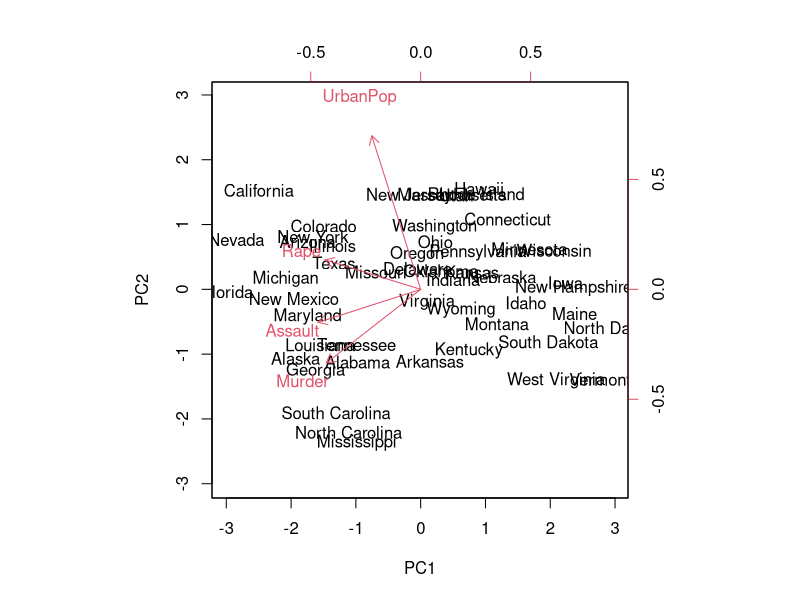
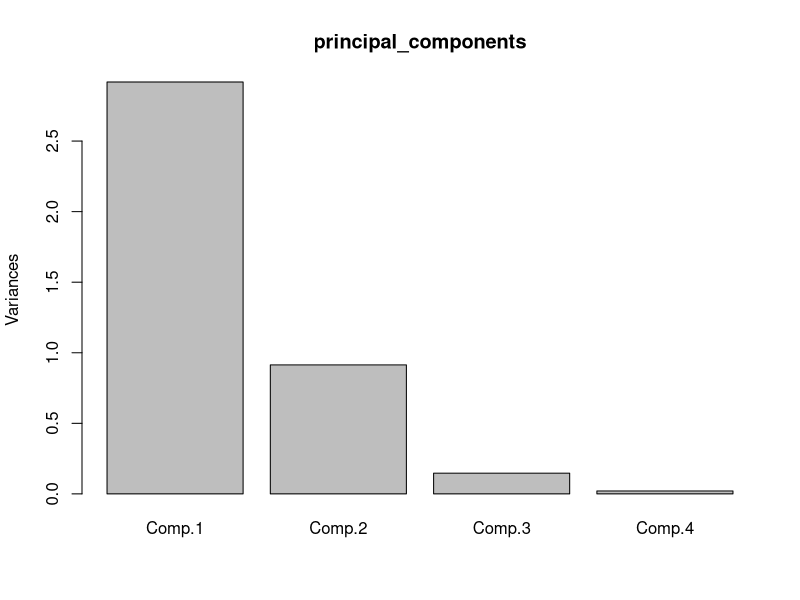
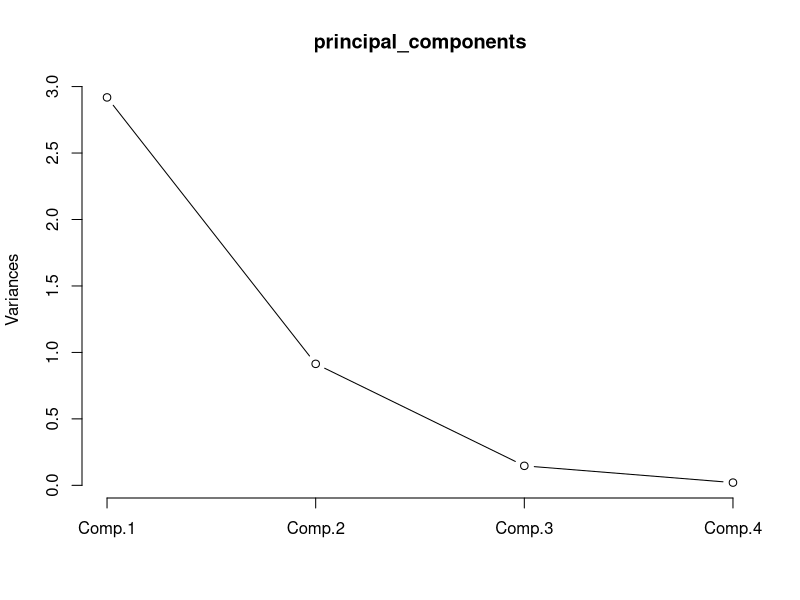
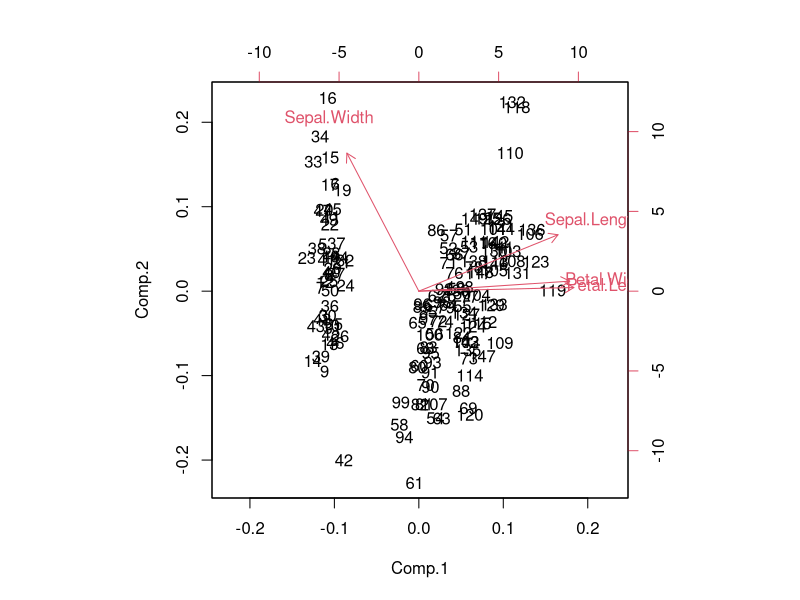

Write R code to recreate these figures, in order.
data('USArrests')
states = row.names(USArrests)
names(USArrests)
apply(USArrests,2,mean)
apply(USArrests,2,var)
pr.out = prcomp(USArrests,scale=TRUE)
names(pr.out)
pr.out$center
pr.out$scale
pr.out$rotation
dim(pr.out$x)
biplot(pr.out,scale=0)
pr.out$sdev
pr.var = pr.out$sdev^2
pve = pr.var/sum(pr.var)
pve
data('iris')
head(iris)
irisdata1 <- iris[,1:4]
irisdata1
head(irisdata1)
principal_components <- princomp(irisdata1,cor=TRUE,score=TRUE)
summary(principal_components)
plot(principal_components)
plot(principal_components,type='l')
biplot(principal_components)

install.packages('MASS')
